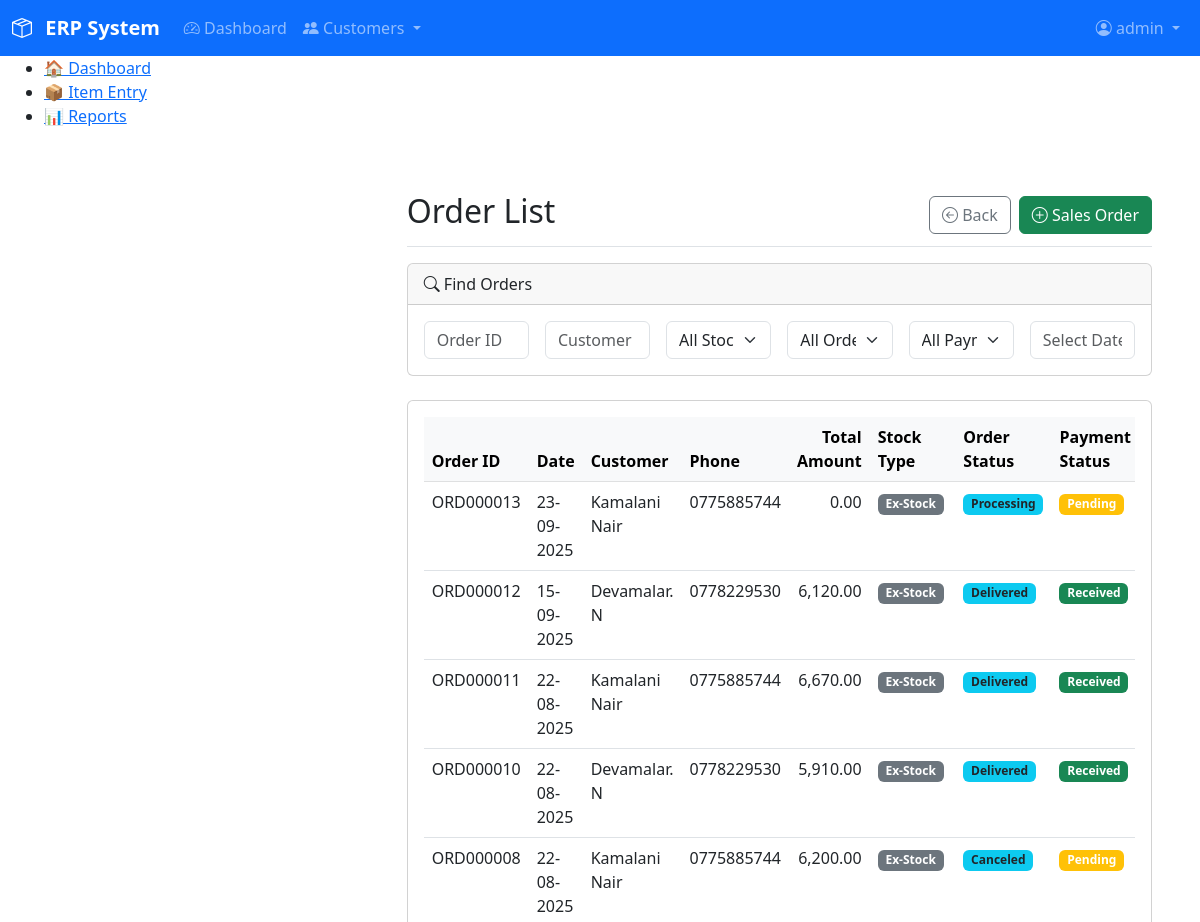
Before: /modules/sales/list_orders.php (signed in, upper part) with the older database file.
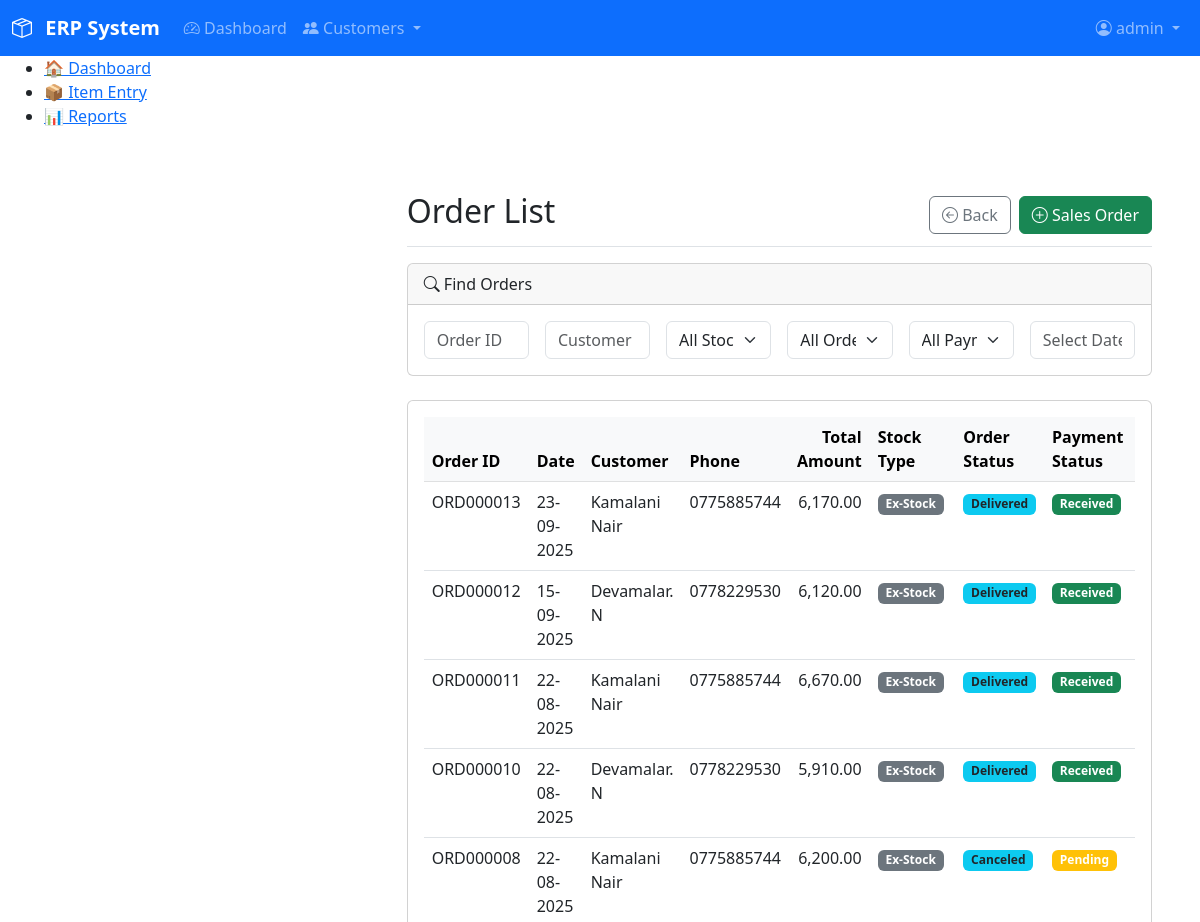
After: the same page with the newer database file.
### tables this page shows
CREATE TABLE `orders` (
  `order_id` varchar(10) NOT NULL,
  `customer_id` varchar(10) NOT NULL,
  `order_date` date NOT NULL,
  `status` enum('New','Processing','Awaiting Stock','With Courier','Delivered','Canceled') NOT NULL DEFAULT 'New',
  `stock_type` enum('Ex-Stock','Pre-Book') NOT NULL DEFAULT 'Ex-Stock',
  `total_amount` decimal(10,2) NOT NULL DEFAULT 0.00,
  `other_expenses` decimal(10,2) NOT NULL DEFAULT 0.00,
  `payment_method` enum('BT','COD') NOT NULL DEFAULT 'COD',
  `payment_status` enum('Pending','Received') NOT NULL DEFAULT 'Pending',
  `remarks` text DEFAULT NULL,
  `created_at` timestamp NOT NULL DEFAULT current_timestamp(),
  `created_by` int(11) DEFAULT NULL,
  `created_by_name` varchar(50) DEFAULT NULL,
  PRIMARY KEY (`order_id`),
  KEY `customer_id` (`customer_id`),
  CONSTRAINT `fk_order_customer` FOREIGN KEY (`customer_id`) REFERENCES `customers` (`customer_id`) ON UPDATE CASCADE
);

CREATE TABLE `customers` (
  `customer_id` varchar(10) NOT NULL,
  `phone` varchar(15) NOT NULL,
  `name` varchar(100) NOT NULL,
  `address` text DEFAULT NULL,
  `city` varchar(50) DEFAULT NULL,
  `district` varchar(50) DEFAULT NULL,
  `postal_code` varchar(20) DEFAULT NULL,
  `known_by` varchar(50) DEFAULT NULL,
  `email` varchar(100) DEFAULT NULL,
  `first_order_date` date DEFAULT NULL,
  `description` text DEFAULT NULL,
  `profile` text DEFAULT NULL,
  `created_at` datetime NOT NULL,
  `created_by` int(11) NOT NULL,
  `created_by_name` varchar(100) NOT NULL,
  `updated_at` timestamp NULL DEFAULT NULL,
  `updated_by` int(11) DEFAULT NULL,
  `updated_by_name` varchar(255) DEFAULT NULL,
  PRIMARY KEY (`customer_id`),
  UNIQUE KEY `phone` (`phone`),
  KEY `created_by` (`created_by`),
  KEY `updated_by` (`updated_by`),
  CONSTRAINT `customers_ibfk_1` FOREIGN KEY (`created_by`) REFERENCES `users` (`id`),
  CONSTRAINT `customers_ibfk_2` FOREIGN KEY (`updated_by`) REFERENCES `users` (`id`)
);

### includes/functions.php (called while the page is built, shortened)
<?php
function search_orders($filters = []) {
    $db = db();
    $sql = "
        SELECT
            o.order_id,
            o.order_date,
            o.total_amount,
            o.status,
            o.payment_status,
            o.stock_type, -- Added stock_type to the SELECT statement
            c.name AS customer_name,
            c.phone AS customer_phone
        FROM orders o
        JOIN customers c ON o.customer_id = c.customer_id
        WHERE 1=1
    ";
    $params = [];
    $sql .= " ORDER BY o.order_date DESC, o.order_id DESC";
    $stmt = $db->prepare($sql);
    $stmt->execute();
    $result = $stmt->get_result();
    return $result ? $result->fetch_all(MYSQLI_ASSOC) : [];
}

### modules/sales/list_orders.php (the view, shortened to what the changed rows need)
<?php
require_once __DIR__ . '/../../includes/functions.php';
$initial_orders = search_orders();
require_once __DIR__ . '/../../includes/header.php';
?>
<div class="container-fluid">
    <div class="row">
        <main class="col-md-9 ms-sm-auto col-lg-10 px-md-4">
            <div class="d-flex justify-content-between flex-wrap flex-md-nowrap align-items-center pt-3 pb-2 mb-3 border-bottom">
                <h1 class="h2">Order List</h1>
            </div>
            <div class="card">
                <div class="card-body">
                    <div class="table-responsive">
                        <table class="table table-hover">
                            <thead class="table-light">
                                <tr>
                                    <th>Order ID</th>
                                    <th>Date</th>
                                    <th>Customer</th>
                                    <th>Phone</th>
                                    <th class="text-end">Total Amount</th>
                                    <th>Stock Type</th>
                                    <th>Order Status</th>
                                    <th>Payment Status</th>
                                    <th>Actions</th>
                                </tr>
                            </thead>
                            <tbody id="orderListTableBody">
                                <?php if (empty($initial_orders)): ?>
                                    <tr><td colspan="9" class="text-center text-muted">No orders found.</td></tr>
                                <?php else: ?>
                                    <?php foreach ($initial_orders as $order): ?>
                                        <tr>
                                            <td><?= htmlspecialchars($order['order_id']) ?></td>
                                            <td><?= htmlspecialchars(date("d-m-Y", strtotime($order['order_date']))) ?></td>
                                            <td><?= htmlspecialchars($order['customer_name']) ?></td>
                                            <td><?= htmlspecialchars($order['customer_phone']) ?></td>
                                            <td class="text-end"><?= htmlspecialchars(number_format($order['total_amount'], 2)) ?></td>
                                            <td><span class="badge bg-secondary"><?= htmlspecialchars($order['stock_type']) ?></span></td>
                                            <td><span class="badge bg-info text-dark"><?= htmlspecialchars($order['status']) ?></span></td>
                                            <td><span class="badge bg-<?= $order['payment_status'] == 'Received' ? 'success' : 'warning' ?>"><?= htmlspecialchars($order['payment_status']) ?></span></td>
                                            <td><a href="/modules/sales/entry_order.php?order_id=<?= htmlspecialchars($order['order_id']) ?>" class="btn btn-sm btn-outline-primary"><i class="bi bi-pencil"></i> View</a></td>
                                        </tr>
                                    <?php endforeach; ?>
                                <?php endif; ?>
                            </tbody>
                        </table>
                    </div>
                </div>
            </div>
        </main>
    </div>
</div>
<?php require_once __DIR__ . '/../../includes/footer.php'; ?>

Changed rows visible on the page:
changed orders "ORD000013": total_amount "0.00" → "6,170.00"; status "Processing" → "Delivered"; payment_status "Pending" → "Received"
